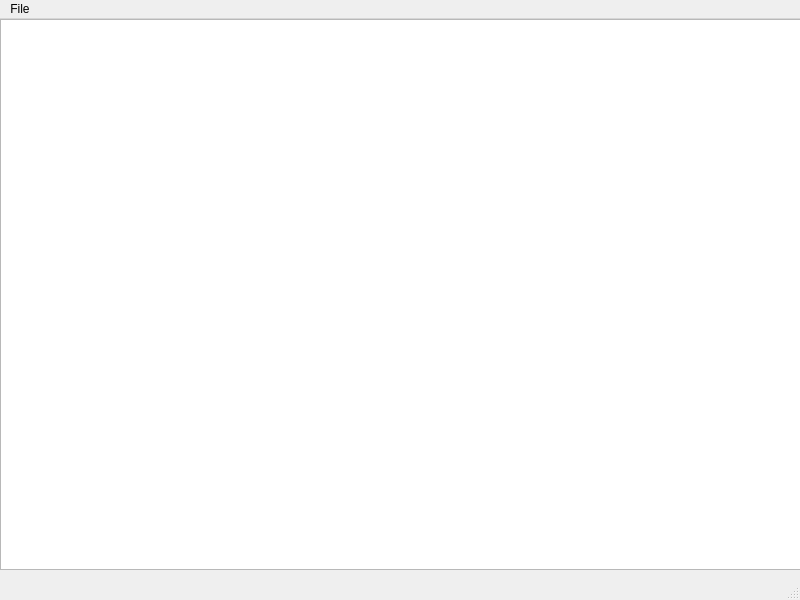
<?xml version="1.0" encoding="UTF-8"?>
<ui version="4.0">
 <class>MainWindow</class>
 <widget class="QMainWindow" name="MainWindow">
  <property name="geometry">
   <rect>
    <x>0</x>
    <y>0</y>
    <width>800</width>
    <height>600</height>
   </rect>
  </property>
  <property name="windowTitle">
   <string>MainWindow</string>
  </property>
  <widget class="QWidget" name="centralwidget">
   <widget class="QTextEdit" name="textEdit">
    <property name="geometry">
     <rect>
      <x>0</x>
      <y>-20</y>
      <width>801</width>
      <height>511</height>
     </rect>
    </property>
   </widget>
   <widget class="QTextBrowser" name="textBrowser">
    <property name="geometry">
     <rect>
      <x>0</x>
      <y>0</y>
      <width>811</width>
      <height>551</height>
     </rect>
    </property>
   </widget>
  </widget>
  <widget class="QMenuBar" name="menubar">
   <property name="geometry">
    <rect>
     <x>0</x>
     <y>0</y>
     <width>800</width>
     <height>25</height>
    </rect>
   </property>
   <widget class="QMenu" name="menuFile">
    <property name="title">
     <string>File</string>
    </property>
    <addaction name="separator"/>
    <addaction name="actionOpen_Excel_File"/>
    <addaction name="actionCreating_new_file_after_comparing"/>
   </widget>
   <addaction name="menuFile"/>
  </widget>
  <widget class="QStatusBar" name="statusbar"/>
  <action name="actionOpen_Excel_File">
   <property name="text">
    <string>Open Excel File</string>
   </property>
  </action>
  <action name="actionSave">
   <property name="text">
    <string>Save</string>
   </property>
  </action>
  <action name="actionCreating_new_file_after_comparing">
   <property name="text">
    <string>Creating new file after comparing</string>
   </property>
  </action>
 </widget>
 <resources/>
 <connections/>
</ui>
